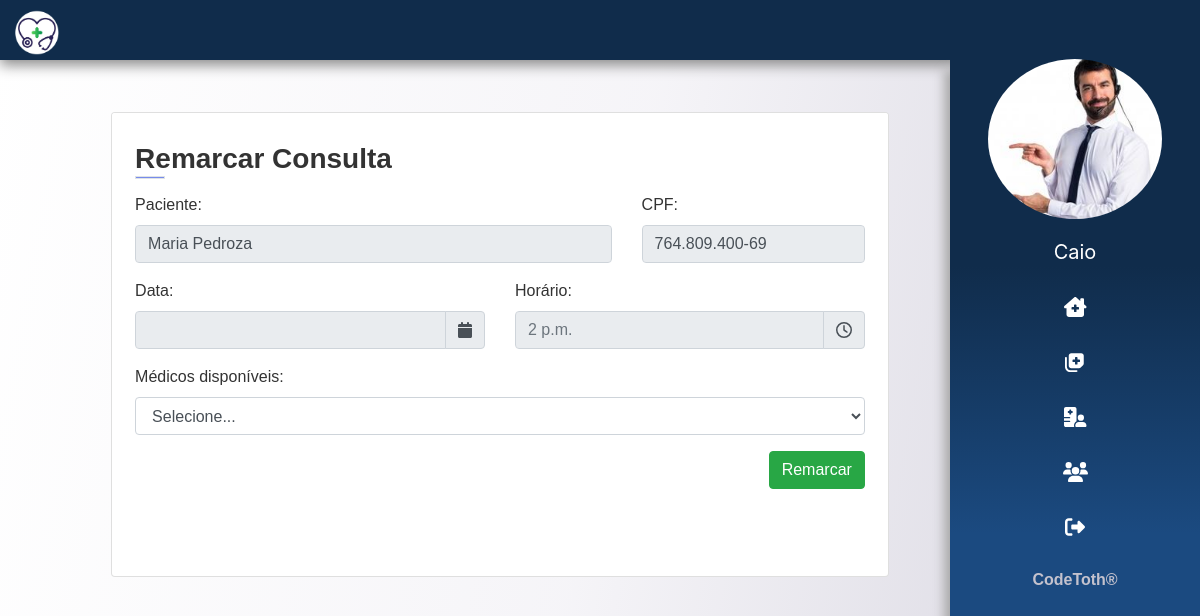
Page /consulta/editar/5 (signed in) on the earlier database version.
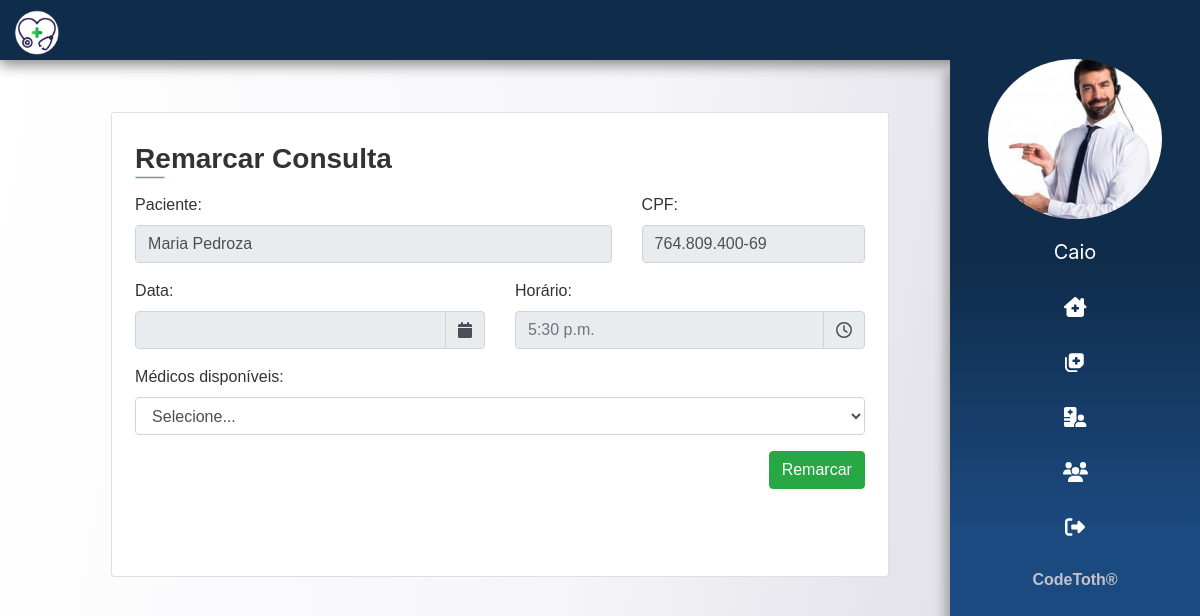
Same page on the later database version.
### app/consulta/models.py (models this page shows)
class Consulta(models.Model):
    data = models.DateField()
    hora = models.TimeField()
    medico = models.ForeignKey(Medico, on_delete=models.CASCADE)
    atendente = models.ForeignKey(Atendente, on_delete=models.CASCADE)
    paciente = models.ForeignKey(Paciente, on_delete=models.CASCADE)

### app/paciente/models.py (models this page shows)
class Paciente(models.Model):
    nome = models.CharField(max_length=200)
    sexo = models.CharField(max_length=1)
    data_nascimento = models.DateField()
    cpf = models.CharField(max_length=20, unique=True)
    rg = models.CharField(max_length=20, unique=True)
    carteira_convenio = models.CharField(max_length=30, unique=True)
    peso = models.FloatField()
    altura = models.FloatField()
    endereco = models.CharField(max_length=250)
    end_num = models.IntegerField()
    complemento = models.CharField(max_length=50, blank=True)
    email = models.CharField(max_length=50)
    telefone = models.CharField(max_length=14)
    celular = models.CharField(max_length=15)

### app/consulta/views.py (the view)
# urls.py: path('editar/<int:consulta_id>', editar, name='consulta-edit'),
def editar(request, consulta_id):
    dados = get_dados(request)
    dados['form'] = CadConsulta()
    try:
        dados['consulta'] = get_object_or_404(Consulta, id=consulta_id)
    except:
        pass
    return render(request, 'consulta/editar_consulta.html', dados)

### app/consulta/forms.py
class CadConsulta(forms.ModelForm):
	medico = forms.ChoiceField(label='Médicos disponíveis: ',)
	paciente = forms.ChoiceField(label='Paciente: ',)
	cpf = forms.CharField(label='CPF: ')
	class Meta:
		model = Consulta
		fields = ['cpf', 'paciente', 'data', 'hora', 'medico']
		labels = {'data':'Data:', 'medico':'Médicos :', 'hora':'Horário:', 'paciente':'Paciente:'}
		widgets = {
			'data': DatePicker(
				options={
				'minDate': 'moment',
				'daysOfWeekDisabled':[0, 6],
				'format':'L',
				'ignoreReadonly': True,
				},
				attrs={
				'readonly':'readonly',
                'append': 'fa fa-calendar',
                'icon_toggle': True,
				'class' : 'dt_hr',
            	}),
			'hora': TimePicker(
				options={
					'format':'LT',
					'enabledHours':[9, 10, 11, 12, 13, 14, 15, 16, 17],
					'stepping': 30,
					'defaultDate': '1970-01-01T14:56',
					'ignoreReadonly': True,
					},
				attrs={
					'readonly':'readonly',
					'input_toggle': True,
					'input_group': True,
					'append': 'far fa-clock',
					'class' : 'dt_hr',
				},),
		}

### templates/consulta/editar_consulta.html (shortened to what this page needs)
{% extends 'base.html' %}
{% load static %}
{% load widget_tweaks %}
{% block content %}
<section class="col-10 mt-x">
  <div class="col-10 mx-auto">
    <div class="row">
      <div class="container">
        <div class="card mt-y">
          <div class="info-section">
            <h3> Remarcar Consulta
              <div class="border"></div>
            </h3>
            <form id="form" class="formNovaConsulta" action="{% url 'salvar_alteracao' %}" method="POST">
              <div class="row">
                <div class="form-group col-8">
                  <label for="paciente">Paciente:</label>
                  <input class="form-control" type="text" name="paciente" id="paciente"
                    value="{{consulta.paciente.nome}}" placeholder="Paciente..." readonly>
                </div>
                <div class="form-group col-4">
                  <label for="cpf">CPF:</label>
                  <input class="form-control" type="text" name="cpf" id="cpf" value="{{consulta.paciente.cpf}}"
                    readonly>
                </div>
              </div>
              <div class="row">
                <div class="form-group col-6">
                  <label for="id_data">Data:</label>
                  <div class="input-group" id="div_id_data" data-target-input="nearest">
                    <input type="text" name="data" - readonly="readonly" class="form-control datetimepicker-input dt_hr"
                      required="True" id="id_data" data-toggle="datetimepicker" data-target="#id_data">
                    <div class="input-group-append" data-target="#id_data" data-toggle="datetimepicker">
                      <div class="input-group-text"><i class="fa fa-calendar"></i></div>
                    </div>
                  </div>
                </div>
                <div class="form-group col-6">
                  <label for="id_hora">Horário:</label>
                  <div class="input-group" id="div_id_hora" data-target-input="nearest">
                    <input type="text" name="hora" placeholder="{{consulta.hora}}" readonly="readonly"
                      class="form-control datetimepicker-input dt_hr" required="True" id="id_hora"
                      data-toggle="datetimepicker" data-target="#id_hora">
                    <div class="input-group-append" data-target="#id_hora" data-toggle="datetimepicker">
                      <div class="input-group-text"><i class="far fa-clock"></i></div>
                    </div>
                  </div>
                </div>
              </div>
              <div class="form-group">
                <label for="medicos">Médicos disponíveis:</label>
                <select class="form-control" id="id_medico" name="medico">
                  <option>Selecione...</option>
                </select>
              </div>
              <input type="submit" value="Remarcar" class="btn btn-success mb-5" style="float: right;">
            </form>
          </div>
        </div>
      </div>
    </div>
  </div>
</section>
{% endblock%}

Differences in the rows shown:
changed Consulta "Maria Pedroza": hora "2 p.m." → "5:30 p.m."
